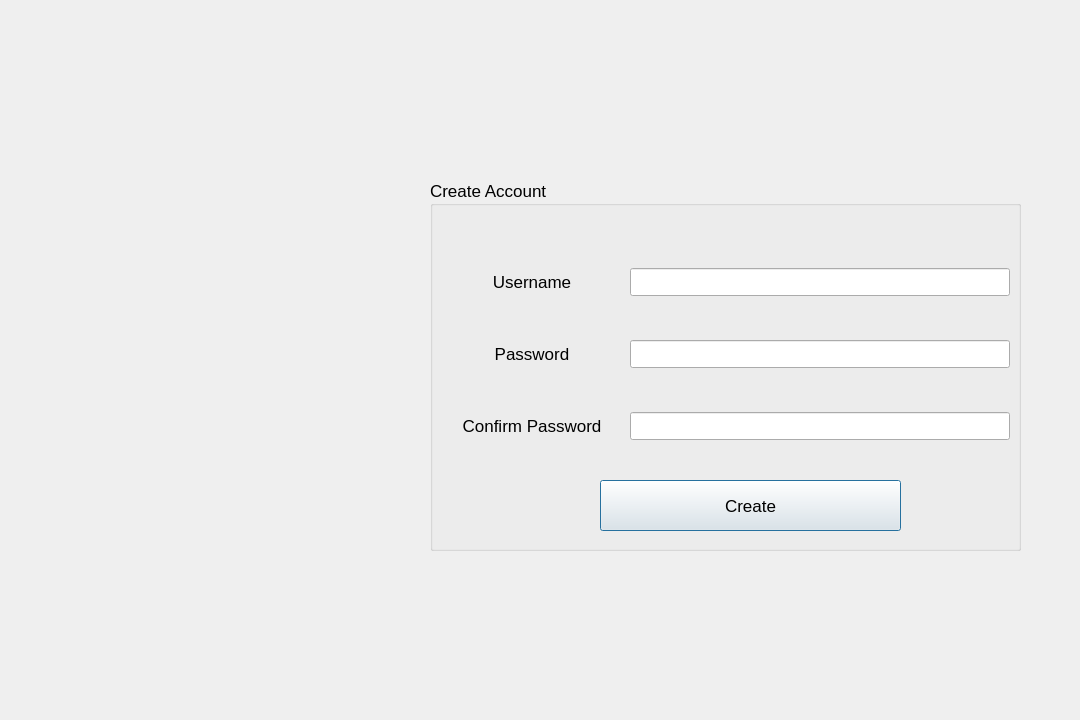
<?xml version="1.0" encoding="UTF-8"?>
<ui version="4.0">
 <class>createPage</class>
 <widget class="QDialog" name="createPage">
  <property name="geometry">
   <rect>
    <x>0</x>
    <y>0</y>
    <width>1080</width>
    <height>720</height>
   </rect>
  </property>
  <property name="minimumSize">
   <size>
    <width>1080</width>
    <height>720</height>
   </size>
  </property>
  <property name="maximumSize">
   <size>
    <width>1080</width>
    <height>720</height>
   </size>
  </property>
  <property name="windowTitle">
   <string>Create Account</string>
  </property>
  <widget class="QWidget" name="createWidget" native="true">
   <property name="geometry">
    <rect>
     <x>420</x>
     <y>170</y>
     <width>611</width>
     <height>391</height>
    </rect>
   </property>
   <widget class="QGroupBox" name="groupBox">
    <property name="geometry">
     <rect>
      <x>10</x>
      <y>10</y>
      <width>591</width>
      <height>371</height>
     </rect>
    </property>
    <property name="font">
     <font>
      <pointsize>13</pointsize>
     </font>
    </property>
    <property name="title">
     <string>Create Account</string>
    </property>
    <widget class="QPushButton" name="createAccount_button">
     <property name="geometry">
      <rect>
       <x>170</x>
       <y>300</y>
       <width>301</width>
       <height>51</height>
      </rect>
     </property>
     <property name="text">
      <string>Create</string>
     </property>
     <property name="iconSize">
      <size>
       <width>13</width>
       <height>13</height>
      </size>
     </property>
    </widget>
    <widget class="QWidget" name="verticalLayoutWidget">
     <property name="geometry">
      <rect>
       <x>9</x>
       <y>49</y>
       <width>571</width>
       <height>251</height>
      </rect>
     </property>
     <layout class="QVBoxLayout" name="verticalLayout">
      <property name="spacing">
       <number>5</number>
      </property>
      <item>
       <layout class="QHBoxLayout" name="horizontalLayout">
        <item>
         <widget class="QLabel" name="createUsername_label">
          <property name="font">
           <font>
            <pointsize>13</pointsize>
           </font>
          </property>
          <property name="text">
           <string>Username</string>
          </property>
          <property name="alignment">
           <set>Qt::AlignCenter</set>
          </property>
         </widget>
        </item>
        <item>
         <widget class="QLineEdit" name="createUsername_lineEdit">
          <property name="sizePolicy">
           <sizepolicy hsizetype="Expanding" vsizetype="Fixed">
            <horstretch>199</horstretch>
            <verstretch>0</verstretch>
           </sizepolicy>
          </property>
          <property name="maximumSize">
           <size>
            <width>380</width>
            <height>16777215</height>
           </size>
          </property>
          <property name="baseSize">
           <size>
            <width>100</width>
            <height>0</height>
           </size>
          </property>
         </widget>
        </item>
       </layout>
      </item>
      <item>
       <layout class="QHBoxLayout" name="horizontalLayout_4">
        <item>
         <widget class="QLabel" name="createPassword_label">
          <property name="font">
           <font>
            <pointsize>13</pointsize>
           </font>
          </property>
          <property name="text">
           <string>Password</string>
          </property>
          <property name="alignment">
           <set>Qt::AlignCenter</set>
          </property>
         </widget>
        </item>
        <item>
         <widget class="QLineEdit" name="createPassword_lineEdit">
          <property name="sizePolicy">
           <sizepolicy hsizetype="Expanding" vsizetype="Fixed">
            <horstretch>199</horstretch>
            <verstretch>0</verstretch>
           </sizepolicy>
          </property>
          <property name="maximumSize">
           <size>
            <width>380</width>
            <height>16777215</height>
           </size>
          </property>
          <property name="layoutDirection">
           <enum>Qt::LeftToRight</enum>
          </property>
          <property name="echoMode">
           <enum>QLineEdit::Password</enum>
          </property>
         </widget>
        </item>
       </layout>
      </item>
      <item>
       <layout class="QHBoxLayout" name="horizontalLayout_5">
        <item>
         <widget class="QLabel" name="reCreatePassword_label">
          <property name="font">
           <font>
            <pointsize>13</pointsize>
           </font>
          </property>
          <property name="text">
           <string>Confirm Password</string>
          </property>
          <property name="alignment">
           <set>Qt::AlignCenter</set>
          </property>
         </widget>
        </item>
        <item>
         <widget class="QLineEdit" name="reCreatePassword_lineEdit">
          <property name="sizePolicy">
           <sizepolicy hsizetype="Expanding" vsizetype="Fixed">
            <horstretch>199</horstretch>
            <verstretch>0</verstretch>
           </sizepolicy>
          </property>
          <property name="maximumSize">
           <size>
            <width>380</width>
            <height>16777215</height>
           </size>
          </property>
          <property name="echoMode">
           <enum>QLineEdit::Password</enum>
          </property>
         </widget>
        </item>
       </layout>
      </item>
     </layout>
    </widget>
   </widget>
  </widget>
  <widget class="QLabel" name="picCreateAccount_label">
   <property name="geometry">
    <rect>
     <x>20</x>
     <y>190</y>
     <width>371</width>
     <height>331</height>
    </rect>
   </property>
   <property name="text">
    <string/>
   </property>
  </widget>
 </widget>
 <resources/>
 <connections/>
</ui>
